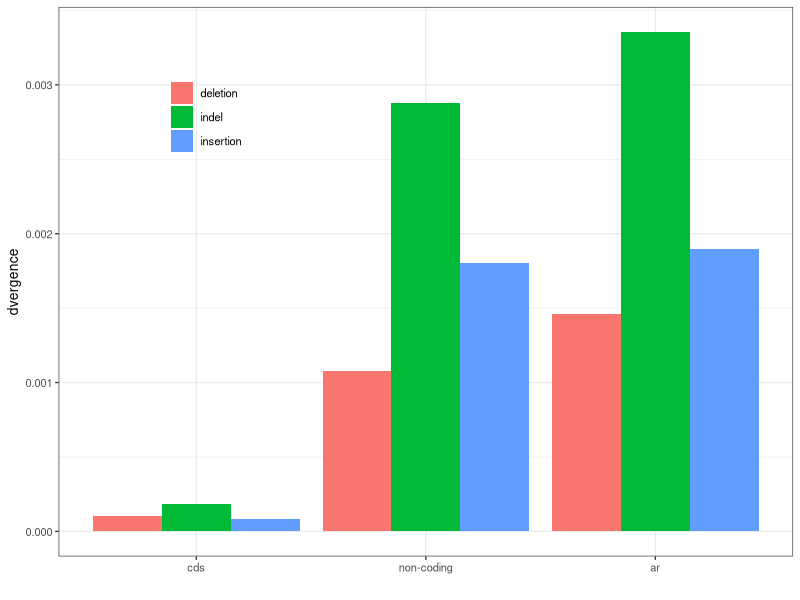

Write the R code that produced this figure.
library(ggplot2)
library(dplyr)

cds_div = read.delim('divergence_data/dmel_cds_indel_divergence.txt')
non_coding_div = read.delim('divergence_data/dmel_noncoding_indel_divergence.txt')
ar_div = read.delim('divergence_data/dmel_ar_indel_divergence.txt')

cds_div$type = 'cds'
non_coding_div$type = 'non-coding'
ar_div$type = 'ar'

div = rbind(cds_div, non_coding_div, ar_div)

div$type = factor(div$type, levels=c('cds', 'non-coding', 'ar'))

all_chr = summarise(group_by(subset(div, chromo != 'X' & chromo != 'XHet' & chromo != 'YHet'), type, indel_type),
    chromo='autosomes', indels=sum(n_variants), callable=sum(callable))

all_chr$divergence = all_chr$indels / all_chr$callable

div_plot = ggplot(all_chr, aes(x=type, y=divergence, fill=indel_type)) +
    geom_bar(stat='identity', position='dodge') +
    theme_bw(base_size = 10) +
    xlab('') + ylab('dvergence') +
    theme(legend.title=element_blank(), legend.position=c(0.2, 0.8), legend.background=element_blank())

ggsave('indel_divergence.pdf', plot=div_plot, width=3, height=3)

write.csv(all_chr, file='indel_divergence.csv', row.names=FALSE)